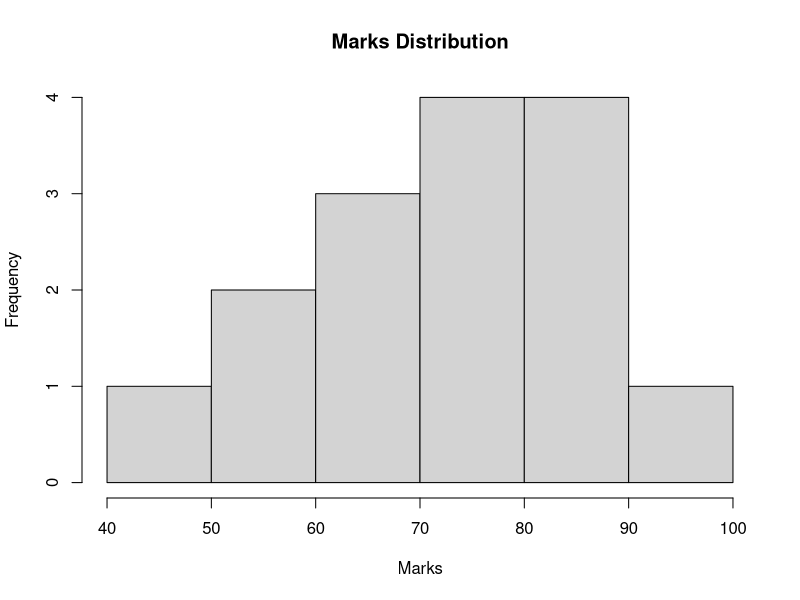

The R source for this figure:
marks <- c(45,55,60,62,67,70,72,75,78,80,82,85,88,90,95)
hist(marks, main="Marks Distribution", xlab="Marks", ylab="Frequency")
